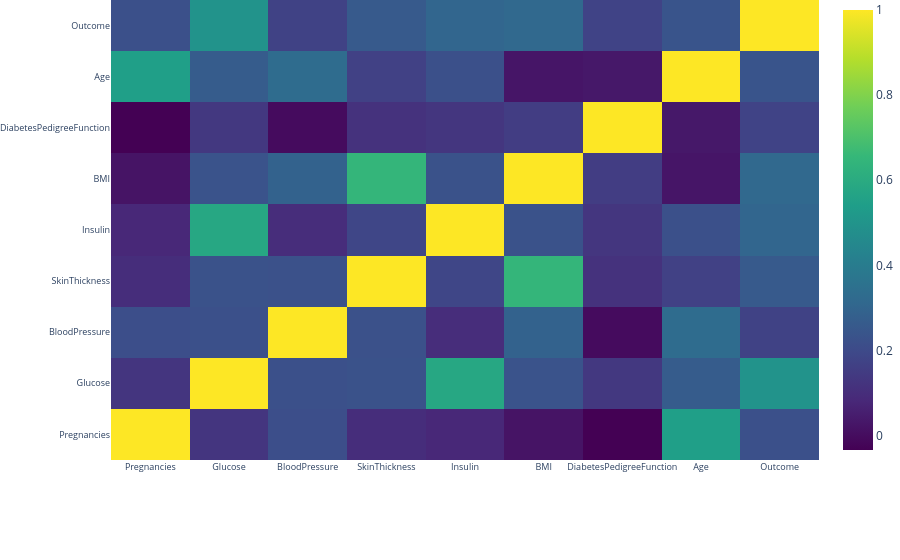

The notebook cell saved with this chart:
### Code cell
correlation_plot()

### Figure 1 — Plotly figure (JSON) as saved in the notebook; plotly's stock layout.template omitted (floating-point values rounded to 4 significant figures)
{"data": [{"colorscale": [[0, "#440154"], [0.1111, "#482878"], [0.2222, "#3e4989"], [0.3333, "#31688e"], [0.4444, "#26828e"], [0.5556, "#1f9e89"], [0.6667, "#35b779"], [0.7778, "#6ece58"], [0.8889, "#b5de2b"], [1, "#fde725"]], "type": "heatmap", "x": ["Pregnancies", "Glucose", "BloodPressure", "SkinThickness", "Insulin", "BMI", "DiabetesPedigreeFunction", "Age", "Outcome"], "y": ["Pregnancies", "Glucose", "BloodPressure", "SkinThickness", "Insulin", "BMI", "DiabetesPedigreeFunction", "Age", "Outcome"], "z": [[1.0, 0.1281, 0.2142, 0.1002, 0.08217, 0.02172, -0.03352, 0.5443, 0.2219], [0.1281, 1.0, 0.2232, 0.228, 0.5812, 0.2328, 0.1372, 0.2671, 0.4947], [0.2142, 0.2232, 1.0, 0.2268, 0.09827, 0.2892, -0.002805, 0.3301, 0.1706], [0.1002, 0.228, 0.2268, 1.0, 0.1849, 0.6482, 0.115, 0.1668, 0.2595], [0.08217, 0.5812, 0.09827, 0.1849, 1.0, 0.2281, 0.1304, 0.2203, 0.3035], [0.02172, 0.2328, 0.2892, 0.6482, 0.2281, 1.0, 0.1554, 0.02584, 0.3137], [-0.03352, 0.1372, -0.002805, 0.115, 0.1304, 0.1554, 1.0, 0.03356, 0.1738], [0.5443, 0.2671, 0.3301, 0.1668, 0.2203, 0.02584, 0.03356, 1.0, 0.2384], [0.2219, 0.4947, 0.1706, 0.2595, 0.3035, 0.3137, 0.1738, 0.2384, 1.0]]}], "layout": {"margin": {"b": 100, "l": 100, "r": 0, "t": 0}, "title": {"text": "Correlation Matrix for variables"}, "xaxis": {"tickfont": {"size": 9}}, "yaxis": {"tickfont": {"size": 9}}}}
